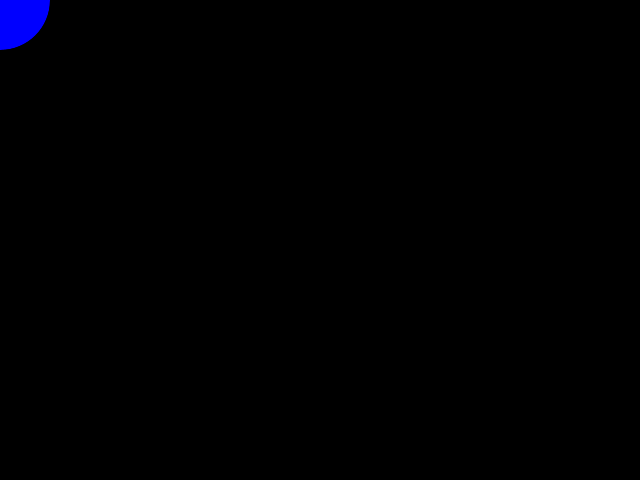
Frame 1 (no input)
Frame 60 (the mouse pressed at the canvas centre just before this capture): identical to frame 1, image omitted
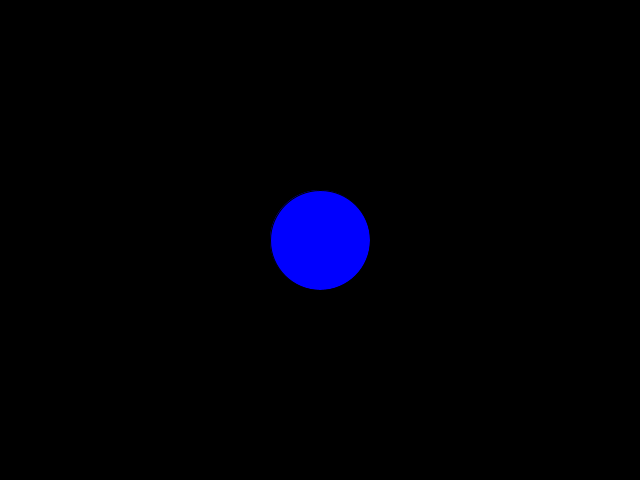
Frame 120 (the mouse held since frame 60 and released just before this capture)

The Processing sketch that drew these frames (run headless with seeded random() and noise(); from frame 60 on, the mouse is pressed at the canvas centre):

// Processing sketch: blueDot
// ── blueDot.pde
void setup() {
  size(640,480);
}

void draw() {
  background(0);
  float x = mouseX;
  float y = mouseY;
  float xDiameter = 100;
  float yDiameter = 100;
  
  //color the dot blue using RGB
  fill(0,0,255);
  ellipse(x, y, xDiameter, yDiameter);
}
